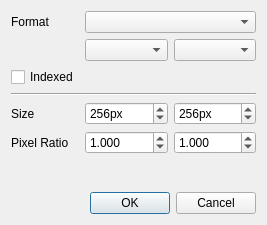
<?xml version="1.0" encoding="UTF-8"?>
<ui version="4.0">
 <class>GfxPaint::NewBufferDialog</class>
 <widget class="QDialog" name="GfxPaint::NewBufferDialog">
  <property name="geometry">
   <rect>
    <x>0</x>
    <y>0</y>
    <width>267</width>
    <height>225</height>
   </rect>
  </property>
  <property name="sizePolicy">
   <sizepolicy hsizetype="Preferred" vsizetype="Fixed">
    <horstretch>0</horstretch>
    <verstretch>0</verstretch>
   </sizepolicy>
  </property>
  <property name="windowTitle">
   <string>New Buffer</string>
  </property>
  <layout class="QGridLayout" name="gridLayout" rowstretch="0,0,0,0,0,0,0,0,0" columnstretch="0,0,0">
   <item row="5" column="0">
    <widget class="QLabel" name="imageSizeLabel">
     <property name="sizePolicy">
      <sizepolicy hsizetype="Fixed" vsizetype="Preferred">
       <horstretch>0</horstretch>
       <verstretch>0</verstretch>
      </sizepolicy>
     </property>
     <property name="text">
      <string>Size</string>
     </property>
     <property name="buddy">
      <cstring>imageWidthSpinBox</cstring>
     </property>
    </widget>
   </item>
   <item row="1" column="0">
    <widget class="QLabel" name="formatLabel">
     <property name="text">
      <string>Format</string>
     </property>
     <property name="buddy">
      <cstring>componentTypeComboBox</cstring>
     </property>
    </widget>
   </item>
   <item row="6" column="0">
    <widget class="QLabel" name="pixelRatioLabel">
     <property name="sizePolicy">
      <sizepolicy hsizetype="Fixed" vsizetype="Preferred">
       <horstretch>0</horstretch>
       <verstretch>0</verstretch>
      </sizepolicy>
     </property>
     <property name="text">
      <string>Pixel Ratio</string>
     </property>
     <property name="buddy">
      <cstring>pixelWidthSpinBox</cstring>
     </property>
    </widget>
   </item>
   <item row="3" column="0">
    <widget class="QCheckBox" name="indexedCheckBox">
     <property name="text">
      <string>Indexed</string>
     </property>
    </widget>
   </item>
   <item row="2" column="1">
    <widget class="QComboBox" name="componentSizeComboBox"/>
   </item>
   <item row="2" column="2">
    <widget class="QComboBox" name="componentCountComboBox"/>
   </item>
   <item row="1" column="1" colspan="2">
    <widget class="QComboBox" name="componentTypeComboBox"/>
   </item>
   <item row="5" column="1">
    <widget class="QSpinBox" name="imageWidthSpinBox">
     <property name="toolTip">
      <string>Image Width</string>
     </property>
     <property name="suffix">
      <string>px</string>
     </property>
     <property name="minimum">
      <number>16</number>
     </property>
     <property name="maximum">
      <number>4096</number>
     </property>
     <property name="value">
      <number>256</number>
     </property>
    </widget>
   </item>
   <item row="5" column="2">
    <widget class="QSpinBox" name="imageHeightSpinBox">
     <property name="toolTip">
      <string>Image Height</string>
     </property>
     <property name="suffix">
      <string>px</string>
     </property>
     <property name="minimum">
      <number>16</number>
     </property>
     <property name="maximum">
      <number>4096</number>
     </property>
     <property name="value">
      <number>256</number>
     </property>
    </widget>
   </item>
   <item row="6" column="1">
    <widget class="QDoubleSpinBox" name="pixelWidthSpinBox">
     <property name="toolTip">
      <string>Pixel Width</string>
     </property>
     <property name="decimals">
      <number>3</number>
     </property>
     <property name="minimum">
      <double>0.125000000000000</double>
     </property>
     <property name="maximum">
      <double>8.000000000000000</double>
     </property>
     <property name="singleStep">
      <double>0.125000000000000</double>
     </property>
     <property name="value">
      <double>1.000000000000000</double>
     </property>
    </widget>
   </item>
   <item row="6" column="2">
    <widget class="QDoubleSpinBox" name="pixelHeightSpinBox">
     <property name="toolTip">
      <string>Pixel Height</string>
     </property>
     <property name="decimals">
      <number>3</number>
     </property>
     <property name="minimum">
      <double>0.125000000000000</double>
     </property>
     <property name="maximum">
      <double>8.000000000000000</double>
     </property>
     <property name="singleStep">
      <double>0.125000000000000</double>
     </property>
     <property name="value">
      <double>1.000000000000000</double>
     </property>
    </widget>
   </item>
   <item row="4" column="0" colspan="3">
    <widget class="Line" name="line">
     <property name="orientation">
      <enum>Qt::Horizontal</enum>
     </property>
    </widget>
   </item>
   <item row="8" column="0" colspan="3">
    <widget class="QDialogButtonBox" name="buttonBox">
     <property name="orientation">
      <enum>Qt::Horizontal</enum>
     </property>
     <property name="standardButtons">
      <set>QDialogButtonBox::Cancel|QDialogButtonBox::Ok</set>
     </property>
    </widget>
   </item>
   <item row="7" column="0" colspan="3">
    <spacer name="verticalSpacer">
     <property name="orientation">
      <enum>Qt::Vertical</enum>
     </property>
     <property name="sizeHint" stdset="0">
      <size>
       <width>20</width>
       <height>40</height>
      </size>
     </property>
    </spacer>
   </item>
  </layout>
 </widget>
 <tabstops>
  <tabstop>componentTypeComboBox</tabstop>
  <tabstop>indexedCheckBox</tabstop>
  <tabstop>imageWidthSpinBox</tabstop>
 </tabstops>
 <resources/>
 <connections>
  <connection>
   <sender>buttonBox</sender>
   <signal>accepted()</signal>
   <receiver>GfxPaint::NewBufferDialog</receiver>
   <slot>accept()</slot>
   <hints>
    <hint type="sourcelabel">
     <x>248</x>
     <y>254</y>
    </hint>
    <hint type="destinationlabel">
     <x>157</x>
     <y>274</y>
    </hint>
   </hints>
  </connection>
  <connection>
   <sender>buttonBox</sender>
   <signal>rejected()</signal>
   <receiver>GfxPaint::NewBufferDialog</receiver>
   <slot>reject()</slot>
   <hints>
    <hint type="sourcelabel">
     <x>316</x>
     <y>260</y>
    </hint>
    <hint type="destinationlabel">
     <x>286</x>
     <y>274</y>
    </hint>
   </hints>
  </connection>
 </connections>
</ui>
